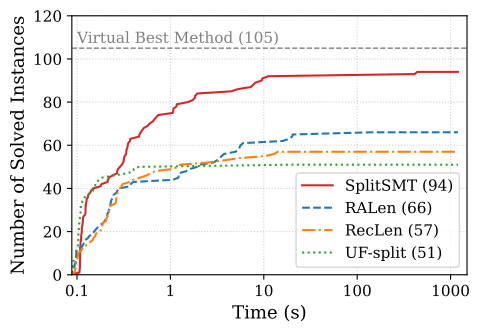

Recreate this plot in Python.
#!/usr/bin/env python3
import argparse
import matplotlib.pyplot as plt
import numpy as np
from pathlib import Path
from openpyxl import load_workbook

# Styling for paper
plt.rcParams.update({
    "font.family": "serif",
    "font.size": 13,        # 13
    "axes.labelsize": 13,   # 13
    "axes.titlesize": 13,   # 13
    "xtick.labelsize": 11,  # 11
    "ytick.labelsize": 11,  # 11
    "legend.fontsize": 11,  # 11
    "lines.linewidth": 1.5,
})

def parse_args():
    parser = argparse.ArgumentParser(description="Plot ECDF for Real-World Benchmarks")
    parser.add_argument("--summary", type=Path, default=Path("results/summary.xlsx"))
    parser.add_argument("--output", type=Path, default=Path("scripts/experiment/figure.pdf"))
    return parser.parse_args()

def load_data(path: Path, filter_func):
    if not path.exists():
        raise FileNotFoundError(f"Summary file not found: {path}")
    
    wb = load_workbook(path, data_only=True)
    ws = wb["z3-noodler"] # Using the same sheet as tables.py default
    
    headers = [c.value for c in ws[1]]
    header_map = {str(h).strip(): idx for idx, h in enumerate(headers) if h is not None}
    
    data = []
    for row in ws.iter_rows(min_row=2, values_only=True):
        if row is None or all(v is None for v in row):
            continue
        
        # Filter 
        if not filter_func(row, header_map):
            continue
            
        record = {}
        for key, idx in header_map.items():
            record[key] = row[idx] if idx < len(row) else None
        data.append(record)
        
    return data

def get_method_times(data, prefix):
    times = []
    for row in data:
        res = str(row.get(f"{prefix}_result", "")).strip().upper()
        t = row.get(f"{prefix}_time")
        
        if res in ("SAT", "UNSAT") and isinstance(t, (int, float)):
            times.append(float(t))
        else:
            times.append(None) # Not solved
    return times

def generate_plot(data, output_path: Path, y_max=None):
    # Mapping from method name to extracted prefix
    methods = {
        "SplitSMT": "splitsmt",
        "RALen": "RA",
        "RecLen": "REC",
        "UF-split": "UF"
    }
    
    colors = {
        "SplitSMT": "#d62728", # Red
        "RALen": "#1f77b4",    # Blue
        "RecLen": "#ff7f0e",   # Orange
        "UF-split": "#2ca02c"  # Green
    }
    
    styles = {
        "SplitSMT": "-", 
        "RALen": "--",
        "RecLen": "-.",
        "UF-split": ":"
    }

    # Extract times for all methods
    n_instances = len(data)
    
    # Calculate VBS solved count
    solved_by_any_count = 0
    for i in range(n_instances):
        solved = False
        for name, prefix in methods.items():
            res = str(data[i].get(f"{prefix}_result", "")).strip().upper()
            if res in ("SAT", "UNSAT"):
                solved = True
                break
        if solved:
            solved_by_any_count += 1
            
    fig, ax = plt.subplots(figsize=(5, 3.5)) # 5:3.5 ratio
    
    for name, prefix in methods.items():
        times = get_method_times(data, prefix)
        # Filter solved instances and sort them
        solved_times = sorted([t for t in times if t is not None])
        count = len(solved_times)
        
        # X-axis: Time (sorted)
        x = solved_times
        # Y-axis: Number of solved instances (1, 2, ... k)
        y = list(range(1, len(solved_times) + 1))
        
        # Prepend (0,0) for better visualization if needed, or start from first point
        # For ECDF style, it's nice to start at 0 count.
        if x:
            x = [0] + x
            y = [0] + y
            
            # Extend to max x limit (1200) to show flat line?
            # ECDF usually does this.
            x.append(1200)
            y.append(y[-1])
        else:
            x = [0, 1200]
            y = [0, 0]
        
        label = f"{name} ({count})"
        # Markers removed as requested
        
        ax.plot(x, y, label=label, color=colors[name], linestyle=styles[name])

    # Add VBS line (Horizontal line at the max number of instances solved by VBS)
    # Remove label from legend, add text instead
    ax.axhline(y=solved_by_any_count, color='gray', linestyle='--', linewidth=1)
    
    # Add text "Virtual Best Method" near the line
    ax.text(0.1, solved_by_any_count + (1 if y_max is None or solved_by_any_count < y_max * 0.9 else -5), 
            f"Virtual Best Method ({solved_by_any_count})", 
            color='gray', fontsize=11, va='bottom' if (y_max is None or solved_by_any_count < y_max * 0.9) else 'top', ha='left')
    
    # Set X-axis to symlog to handle small times (0-10s) and large timeouts (1200s) better
    ax.set_xscale('symlog', linthresh=1.0) # Linthresh 1.0 is standard for 1+ values
    
    # Set limits
    # X-axis: 0.05 to 1500 to comfortably fit 0.1 and 1000 ticks
    ax.set_xlim(0.05, 1500) 
    
    # Y-axis
    if y_max is not None:
        ax.set_ylim(0, y_max)
    else:
        # Auto limit
        ax.set_ylim(0, n_instances * 1.05)

    ax.set_xlabel("Time (s)")
    ax.set_ylabel("Number of Solved Instances")
    
    # Custom X-ticks as requested
    xticks = [0.1, 1, 10, 100, 1000]
    ax.set_xticks(xticks)
    ax.set_xticklabels([str(x) for x in xticks])

    ax.grid(True, linestyle=':', alpha=0.6)
    ax.legend(loc="lower right")
    
    # Square aspect removed as requested
    # ax.set_box_aspect(1) 
    
    plt.tight_layout()
    plt.savefig(output_path, bbox_inches='tight')
    print(f"Plot saved to {output_path}")

def main():
    args = parse_args()
    
    # 1. RealWorld Plot
    def is_realworld(row, header_map):
        suite_idx = header_map.get("suite")
        if suite_idx is None: return False
        return str(row[suite_idx]).strip() == "RealWorld"

    realworld_data = load_data(args.summary, is_realworld)
    if realworld_data:
        print(f"Found {len(realworld_data)} RealWorld instances.")
        generate_plot(realworld_data, args.output, y_max=120)
    else:
        print("No RealWorld data found.")

    # 2. Synthetic Plot
    def is_synthetic(row, header_map):
        suite_idx = header_map.get("suite")
        if suite_idx is None: return False
        return str(row[suite_idx]).strip() != "RealWorld"
        
    synthetic_data = load_data(args.summary, is_synthetic)
    if synthetic_data:
        print(f"Found {len(synthetic_data)} Synthetic instances.")
        # Synthetic output path
        syn_output = args.output.parent / "figure_synthetic.pdf"
        generate_plot(synthetic_data, syn_output, y_max=400) # User requested max 400
    else:
        print("No Synthetic data found.")
        
    return 0

if __name__ == "__main__":
    raise SystemExit(main())
